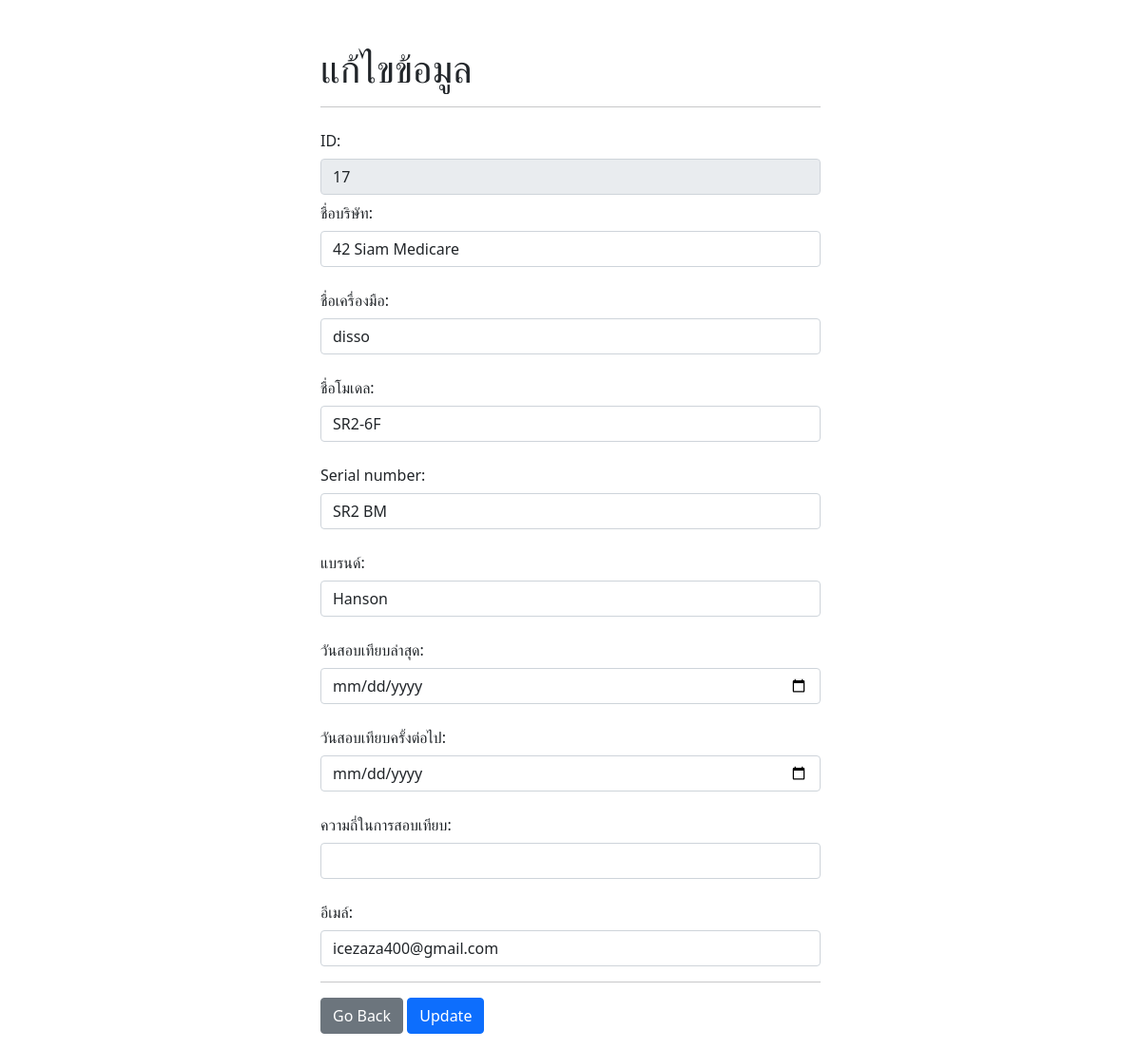
Page /edit.php?id=17 on the committed database.
### tables this page shows
CREATE TABLE `bbcal1` (
  `id` int(10) NOT NULL,
  `customername` varchar(50) NOT NULL,
  `testmachine` varchar(50) NOT NULL,
  `model` varchar(50) NOT NULL,
  `serialnum` varchar(20) NOT NULL,
  `brand` varchar(50) NOT NULL,
  `calidate` date NOT NULL,
  `nextcal` date NOT NULL,
  `email` varchar(50) NOT NULL,
  `status` varchar(20) NOT NULL,
  `datealert` date NOT NULL
);

### edit.php (the view, shortened to what this page needs)
<?php
    require_once "config/db.php";
?>
<!DOCTYPE html>
<html lang="en">
<head>
    <link href="https://cdn.jsdelivr.net/npm/bootstrap@5.1.3/dist/css/bootstrap.min.css" rel="stylesheet">
</head>
<body>
    <div class="container mt-5">
        <h1>แก้ไขข้อมูล</h1>
        <hr>
        <form action="update.php" method="post" enctype="multipart/form-data">
            <?php
                if (isset($_GET['id'])) {
                        $id = $_GET['id'];
                        $stmt = $conn->query("SELECT * FROM bbcal1 WHERE id = $id");
                        $stmt->execute();
                        $data = $stmt->fetch();
                }
            ?>
                <div class="mb-3">
                    <label for="id" class="col-form-label">ID:</label>
                    <input type="text" readonly value="<?php echo $data['id']; ?>" required class="form-control" name="id" >
                    <label for="customername" class="col-form-label">ชื่อบริษัท:</label>
                    <input type="text" value="<?php echo $data['customername']; ?>" required class="form-control" name="customername" >
                </div>
                <div class="mb-3">
                    <label for="customername" class="col-form-label">ชื่อเครื่องมือ:</label>
                    <input type="text" value="<?php echo $data['testmachine']; ?>" required class="form-control" name="testmachine">
                </div>
                <div class="mb-3">
                    <label for="customername" class="col-form-label">ชื่อโมเดล:</label>
                    <input type="text" value="<?php echo $data['model']; ?>" required class="form-control" name="model">
                </div>
                <div class="mb-3">
                    <label for="customername" class="col-form-label">Serial number:</label>
                    <input type="text" value="<?php echo $data['serialnum']; ?>" required class="form-control" name="serialnum">
                </div>
                <div class="mb-3">
                    <label for="customername" class="col-form-label">แบรนด์:</label>
                    <input type="text" value="<?php echo $data['brand']; ?>" required class="form-control" name="brand">
                </div>
                <div class="mb-3">
                    <label for="customername" class="col-form-label">วันสอบเทียบล่าสุด:</label>
                    <input type="date" value="<?php echo date('d-m-Y', strtotime( $data['calidate'])); ?>" required class="form-control" name="calidate">
                </div>
                <div class="mb-3">
                    <label for="customername" class="col-form-label">วันสอบเทียบครั้งต่อไป:</label>
                    <input type="date" value="<?php echo date('d-m-Y', strtotime( $data['nextcal'])); ?>" required class="form-control" name="nextcal">
                </div>
                <div class="mb-3">
                    <label for="customername" class="col-form-label">ความถี่ในการสอบเทียบ:</label>
                    <input type="text" value="<?php echo $data['califreq']; ?>" required class="form-control" name="califreq">
                </div>
                <div class="mb-3">
                    <label for="customername" class="col-form-label">อีเมล์:</label>
                    <input type="text" value="<?php echo $data['email']; ?>" required class="form-control" name="email">
                </div>
                <hr>
                <a href="index.php" class="btn btn-secondary">Go Back</a>
                <button type="submit" name="update" class="btn btn-primary">Update</button>
            </form>
    </div>
</body>
</html>

### edit.php (style rules this page uses)
.container { max-width: 550px; }

### rows in the picture
bbcal1: id "17", customername "42 Siam Medicare", testmachine "disso", model "SR2-6F", serialnum "SR2 BM", brand "Hanson", email "icezaza400@gmail.com"
